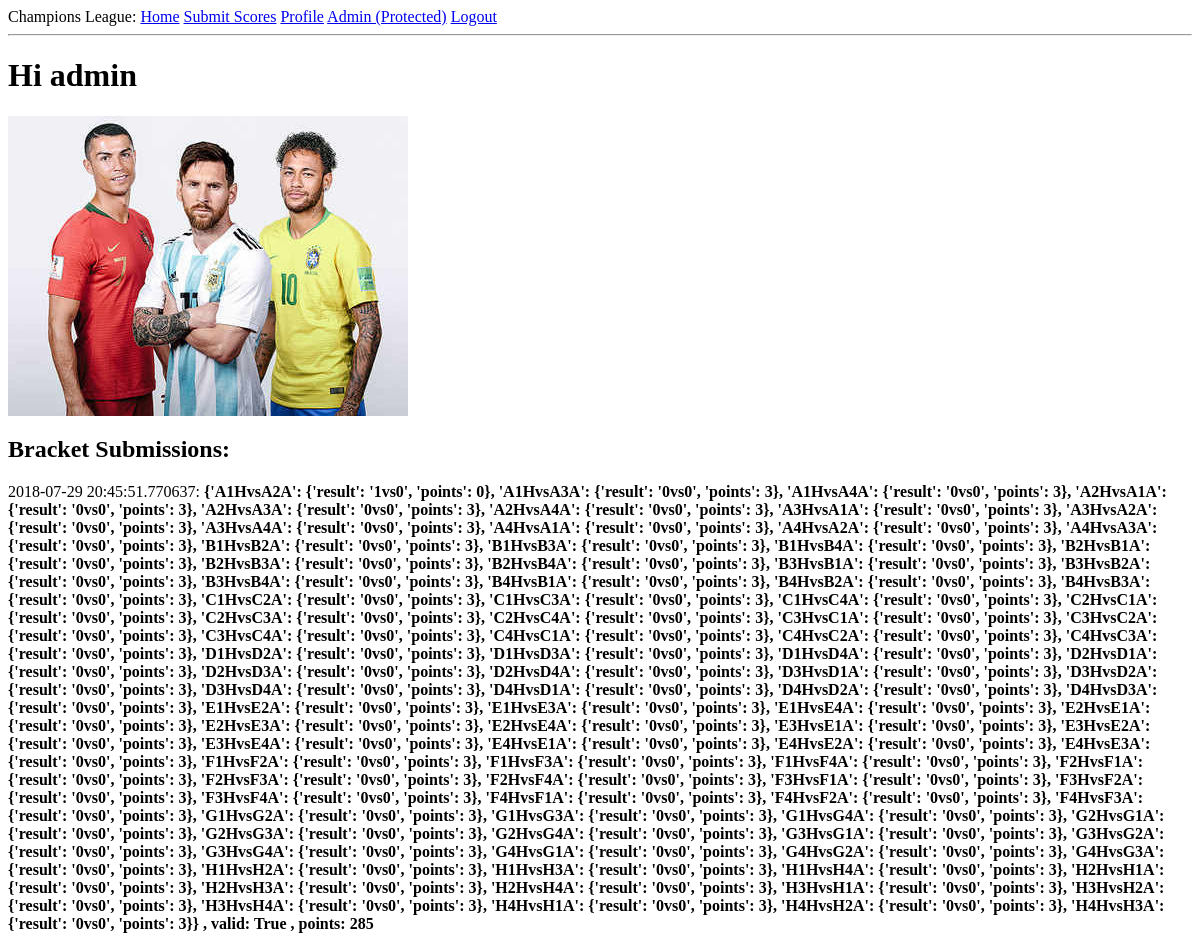
The app's page /profile (signed in), older data.
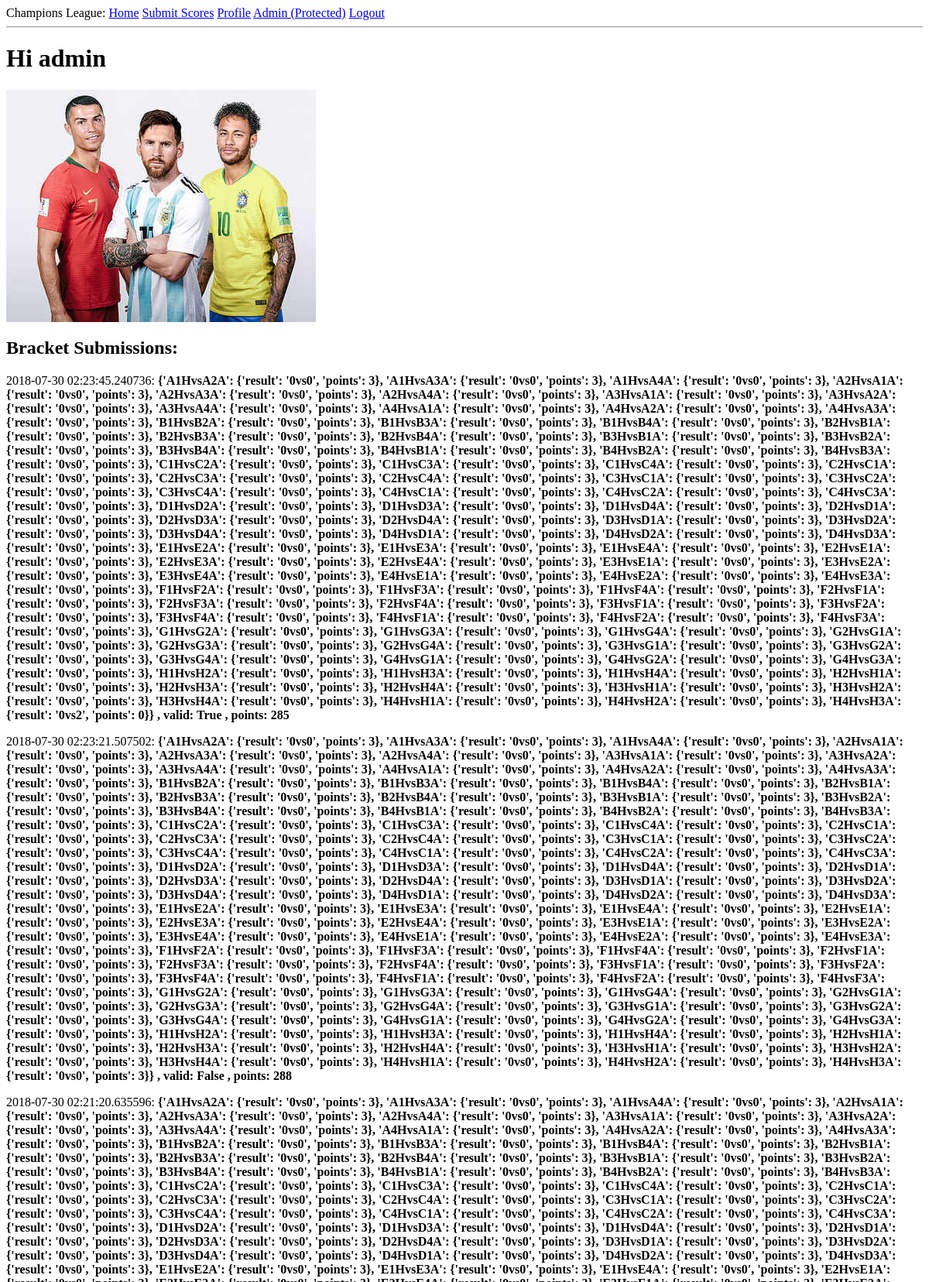
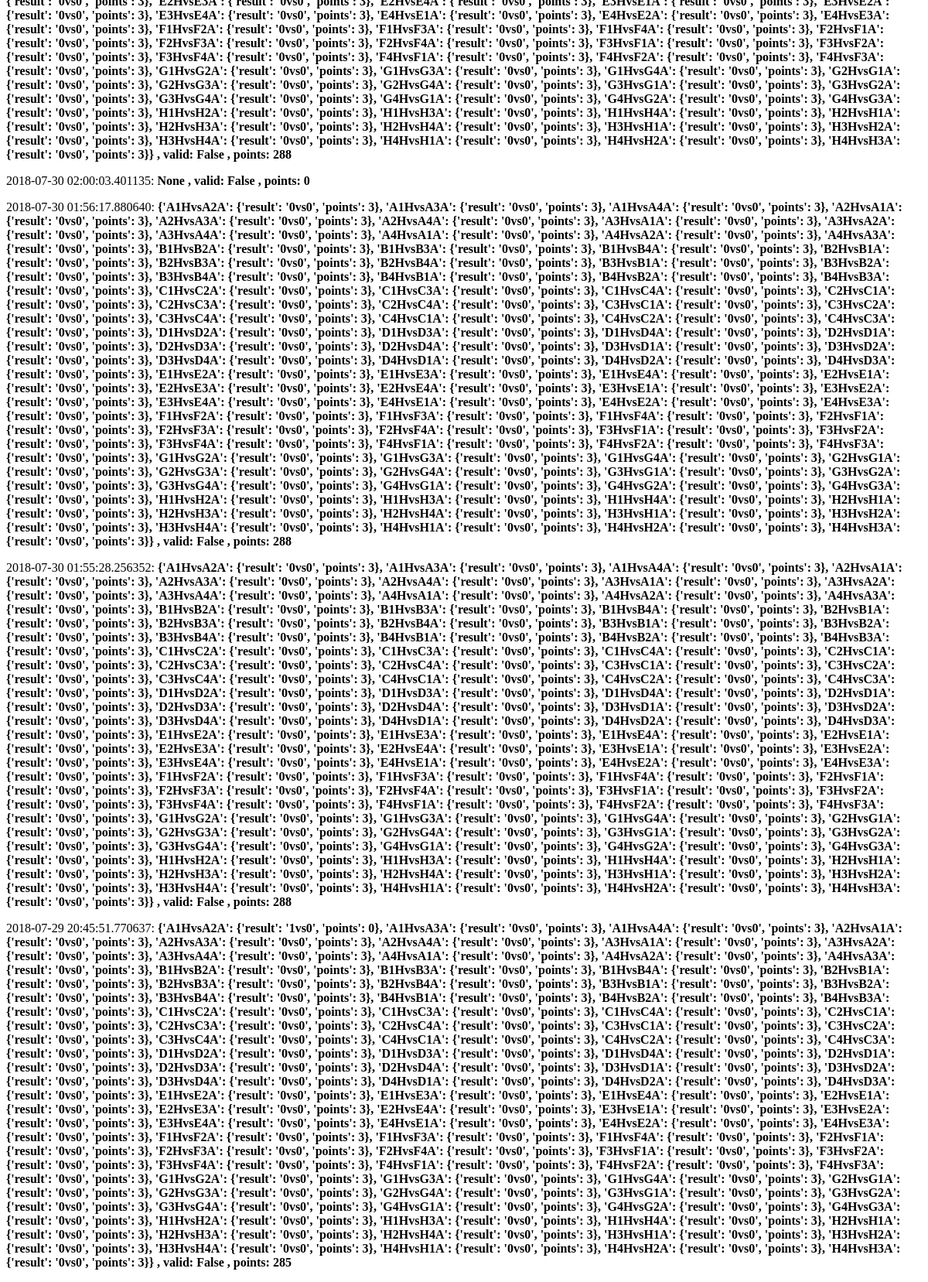
The same page, newer data (2 pictures, top to bottom).
### app/models.py (models this page shows, shortened)
class User(UserMixin, db.Model):
	id = db.Column(db.Integer, primary_key=True)
	username = db.Column(db.String(64), index=True, unique=True)
	email = db.Column(db.String(120), index=True, unique=True)
	password_hash = db.Column(db.String(128))

class Post(db.Model):
	id = db.Column(db.Integer, primary_key=True)
	timestamp = db.Column(db.DateTime, index=True, default=datetime.utcnow)
	user_id = db.Column(db.Integer, db.ForeignKey('user.id'))
	bracket = db.Column(db.PickleType)
	points = db.Column(db.Integer)
	valid = db.Column(db.Boolean, default=False) # Post is only valid if it's the latest submission for a user
	group_stage_guess = db.Column(db.PickleType)
	R16_guess = db.Column(db.PickleType)
	QF_guess = db.Column(db.PickleType)
	SF_guess = db.Column(db.PickleType)
	F_guess = db.Column(db.PickleType)
	def get_guess(self, game_stage):
		if game_stage == "group" and self.group_stage_guess:
			return pickle.loads(self.group_stage_guess)
		elif game_stage == "R16" and self.R16_guess:
			return pickle.loads(self.R16_guess)
		elif game_stage == "QF" and self.QF_guess:
			return pickle.loads(self.QF_guess)
		elif game_stage == "SF" and self.SF_guess:
			return pickle.loads(self.SF_guess)
		elif game_stage == "F" and self.F_guess:
			return pickle.loads(self.F_guess)
		return None

### app/routes.py (the view)
@app.route('/profile')
@login_required
def profile():
	posts=Post.query.filter_by(user_id=current_user.id).order_by(desc('timestamp')).all()
	return render_template('profile.html', posts=posts)

### app/models.py (called while the page is built)
@login.user_loader
def load_user(id):
	return User.query.get(int(id))

### app/templates/profile.html
{% extends "base.html" %}
{% block content %}
    <h1>Hi {{ current_user.username }}</h1>
    <img src="/static/img/cr_messi_ney.jpg"  height="300" alt="">
    <h2>Bracket Submissions:</h2>
    {% for post in posts %}
    <div><p>{{ post.timestamp }}: <b>{{ post.get_guess("group") }}</b> <b>, valid: {{ post.valid }}</b> <b>, points: {{ post.points }}</b></p></div>
    {% endfor %}
{% endblock %}

### app/templates/base.html (shortened to what this page needs)
<html>
    <head>
    </head>
    <body>
       <div>
            Champions League:
            <a href="{{ url_for('index') }}">Home</a>
            <a href="{{ url_for('submit_scores', game_stage='group') }}">Submit Scores</a>
            <a href="{{ url_for('profile') }}">Profile</a>
            <a href="{{ url_for('admin_submit_scores', game_stage='group') }}">Admin (Protected)</a>
            {% if current_user.is_anonymous %}
            <a href="{{ url_for('login') }}">Login</a>
            {% else %}
            <a href="{{ url_for('logout') }}">Logout</a>
            {% endif %}
        </div>
        <hr>
        {% block content %}{% endblock %}
    </body>
</html>

Row changes from the older to the newer data that the page shows:
added Post: timestamp "2018-07-30 02:23:45.240736", get_guess "{'A1HvsA2A': {'result': '0vs0', 'points': 3}, 'A1HvsA3A': {'result': '0vs0', 'points': 3}, 'A1HvsA4A': {'result': '0vs0', 'points': 3}, 'A2HvsA1A': {'result': '0vs0', 'points': 3}, 'A2HvsA3A': {'result': '0vs0', 'points': 3}, 'A2HvsA4A': {'result': '0vs0', 'points': 3}, 'A3HvsA1A': {'result': '0vs0', 'points': 3}, 'A3HvsA2A': {'result': '0vs0', 'points': 3}, 'A3HvsA4A': {'result': '0vs0', 'points': 3}, 'A4HvsA1A': {'result': '0vs0', 'points': 3}, 'A4HvsA2A': {'result': '0vs0', 'points': 3}, 'A4HvsA3A': {'result': '0vs0', 'points': 3}, 'B1HvsB2A': {'result': '0vs0', 'points': 3}, 'B1HvsB3A': {'result': '0vs0', 'points': 3}, 'B1HvsB4A': {'result': '0vs0', 'points': 3}, 'B2HvsB1A': {'result':…", valid "True", points "285"
added Post: timestamp "2018-07-30 02:23:21.507502", get_guess "{'A1HvsA2A': {'result': '0vs0', 'points': 3}, 'A1HvsA3A': {'result': '0vs0', 'points': 3}, 'A1HvsA4A': {'result': '0vs0', 'points': 3}, 'A2HvsA1A': {'result': '0vs0', 'points': 3}, 'A2HvsA3A': {'result': '0vs0', 'points': 3}, 'A2HvsA4A': {'result': '0vs0', 'points': 3}, 'A3HvsA1A': {'result': '0vs0', 'points': 3}, 'A3HvsA2A': {'result': '0vs0', 'points': 3}, 'A3HvsA4A': {'result': '0vs0', 'points': 3}, 'A4HvsA1A': {'result': '0vs0', 'points': 3}, 'A4HvsA2A': {'result': '0vs0', 'points': 3}, 'A4HvsA3A': {'result': '0vs0', 'points': 3}, 'B1HvsB2A': {'result': '0vs0', 'points': 3}, 'B1HvsB3A': {'result': '0vs0', 'points': 3}, 'B1HvsB4A': {'result': '0vs0', 'points': 3}, 'B2HvsB1A': {'result':…", valid "False", points "288"
added Post: timestamp "2018-07-30 02:21:20.635596", get_guess "{'A1HvsA2A': {'result': '0vs0', 'points': 3}, 'A1HvsA3A': {'result': '0vs0', 'points': 3}, 'A1HvsA4A': {'result': '0vs0', 'points': 3}, 'A2HvsA1A': {'result': '0vs0', 'points': 3}, 'A2HvsA3A': {'result': '0vs0', 'points': 3}, 'A2HvsA4A': {'result': '0vs0', 'points': 3}, 'A3HvsA1A': {'result': '0vs0', 'points': 3}, 'A3HvsA2A': {'result': '0vs0', 'points': 3}, 'A3HvsA4A': {'result': '0vs0', 'points': 3}, 'A4HvsA1A': {'result': '0vs0', 'points': 3}, 'A4HvsA2A': {'result': '0vs0', 'points': 3}, 'A4HvsA3A': {'result': '0vs0', 'points': 3}, 'B1HvsB2A': {'result': '0vs0', 'points': 3}, 'B1HvsB3A': {'result': '0vs0', 'points': 3}, 'B1HvsB4A': {'result': '0vs0', 'points': 3}, 'B2HvsB1A': {'result':…", valid "False", points "288"
added Post: timestamp "2018-07-30 02:00:03.401135", get_guess "None", valid "False", points "0"
added Post: timestamp "2018-07-30 01:56:17.880640", get_guess "{'A1HvsA2A': {'result': '0vs0', 'points': 3}, 'A1HvsA3A': {'result': '0vs0', 'points': 3}, 'A1HvsA4A': {'result': '0vs0', 'points': 3}, 'A2HvsA1A': {'result': '0vs0', 'points': 3}, 'A2HvsA3A': {'result': '0vs0', 'points': 3}, 'A2HvsA4A': {'result': '0vs0', 'points': 3}, 'A3HvsA1A': {'result': '0vs0', 'points': 3}, 'A3HvsA2A': {'result': '0vs0', 'points': 3}, 'A3HvsA4A': {'result': '0vs0', 'points': 3}, 'A4HvsA1A': {'result': '0vs0', 'points': 3}, 'A4HvsA2A': {'result': '0vs0', 'points': 3}, 'A4HvsA3A': {'result': '0vs0', 'points': 3}, 'B1HvsB2A': {'result': '0vs0', 'points': 3}, 'B1HvsB3A': {'result': '0vs0', 'points': 3}, 'B1HvsB4A': {'result': '0vs0', 'points': 3}, 'B2HvsB1A': {'result':…", valid "False", points "288"
added Post: timestamp "2018-07-30 01:55:28.256352", get_guess "{'A1HvsA2A': {'result': '0vs0', 'points': 3}, 'A1HvsA3A': {'result': '0vs0', 'points': 3}, 'A1HvsA4A': {'result': '0vs0', 'points': 3}, 'A2HvsA1A': {'result': '0vs0', 'points': 3}, 'A2HvsA3A': {'result': '0vs0', 'points': 3}, 'A2HvsA4A': {'result': '0vs0', 'points': 3}, 'A3HvsA1A': {'result': '0vs0', 'points': 3}, 'A3HvsA2A': {'result': '0vs0', 'points': 3}, 'A3HvsA4A': {'result': '0vs0', 'points': 3}, 'A4HvsA1A': {'result': '0vs0', 'points': 3}, 'A4HvsA2A': {'result': '0vs0', 'points': 3}, 'A4HvsA3A': {'result': '0vs0', 'points': 3}, 'B1HvsB2A': {'result': '0vs0', 'points': 3}, 'B1HvsB3A': {'result': '0vs0', 'points': 3}, 'B1HvsB4A': {'result': '0vs0', 'points': 3}, 'B2HvsB1A': {'result':…", valid "False", points "288"
changed Post (number 7 of 7 on the later page): valid "True" → "False"
